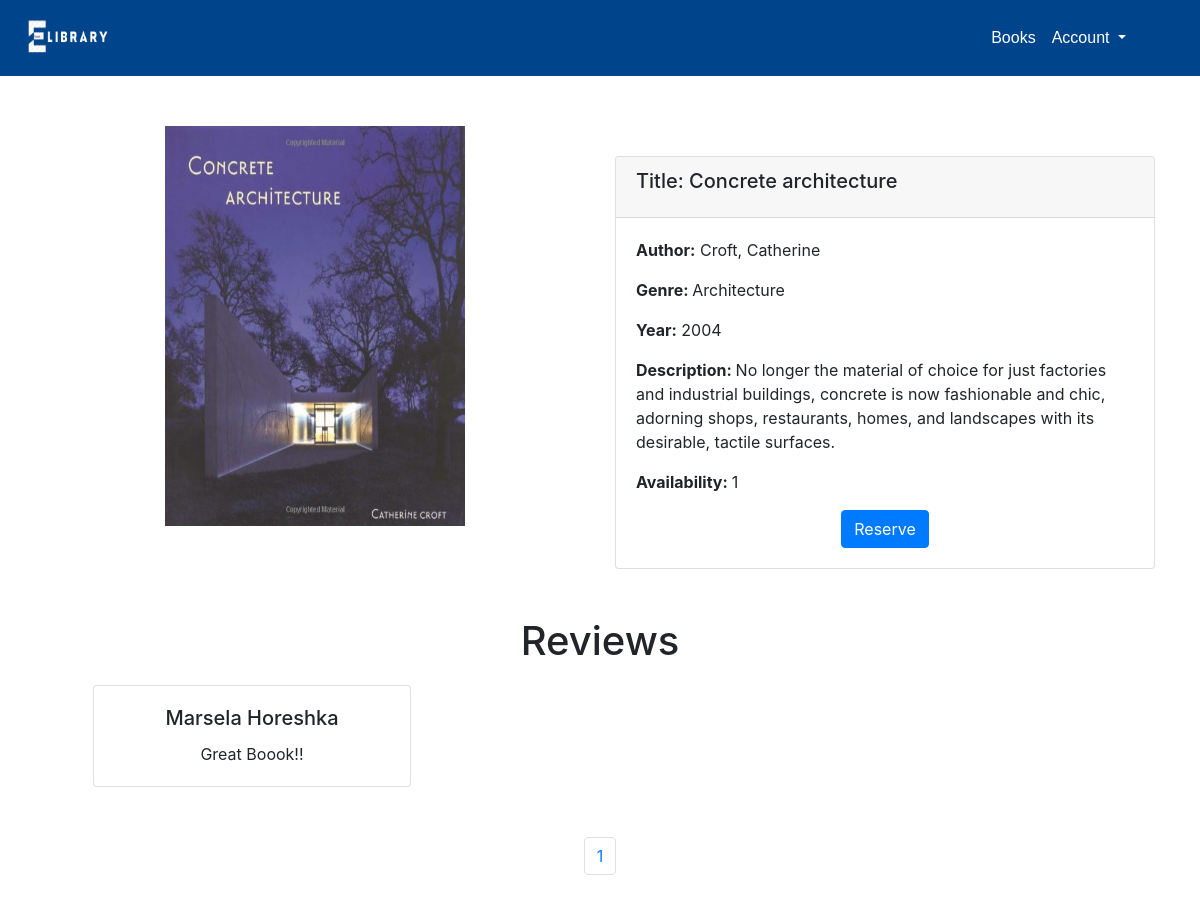
The page /displaybook.php?id=32 on the database its author committed.
### tables this page shows
CREATE TABLE `books` (
  `bid` int(11) NOT NULL,
  `title` varchar(200) NOT NULL,
  `image` varchar(1000) NOT NULL,
  `author` varchar(200) NOT NULL,
  `publisher` varchar(50) NOT NULL,
  `description` text NOT NULL,
  `availability` int(11) NOT NULL,
  `year` int(11) NOT NULL,
  `category` varchar(50) NOT NULL,
  `date` date NOT NULL DEFAULT current_timestamp()
);

CREATE TABLE `review` (
  `id` int(11) NOT NULL,
  `bid` int(11) NOT NULL,
  `name` varchar(50) DEFAULT NULL,
  `review` varchar(1000) DEFAULT NULL
);

### displaybook.php (the view, shortened to what this page needs)
<!DOCTYPE html>
<html>
<head>
    <link rel="stylesheet" href="https://cdn.jsdelivr.net/npm/bootstrap@4.0.0/dist/css/bootstrap.min.css"
>
    <link rel="stylesheet" href="https://cdnjs.cloudflare.com/ajax/libs/font-awesome/4.7.0/css/font-awesome.min.css">
</head>
<body>
    <?php
    include('nav.php');
    include('db.php');
    ?>
    <div class="container">
        <div class="row">
            <?php
            if (isset($_GET['id'])) {
                $id = $_GET['id'];
                $sql = mysqli_query($con, "SELECT * from books where bid=$id");
                while ($row = mysqli_fetch_array($sql)) {
                    ?>
                    <div class="col-md-6">
                        <div style="display:flex; justify-content: center">
                            <img src="images/<?php echo $row['image'] ?>" height="400px" width="300px" alt="Book Image">
                        </div>
                    </div>
                    <div class="col-md-6" style="margin-top:30px">
                        <div class="card">
                            <div class="card-header">
                                <h5 class="card-title">Title:
                                    <?php echo $row['title'] ?>
                                </h5>
                            </div>
                            <div class="card-body">
                                <p class="card-text"><b>Author:</b>
                                    <?php echo $row['author'] ?>
                                </p>
                                <p class="card-text"><b>Genre: </b>
                                    <?php echo $row['category'] ?>
                                </p>
                                <p class="card-text"><b>Year:</b>
                                    <?php echo $row['year'] ?>
                                </p>
                                <p class="card-text"><b>Description: </b>
                                    <?php echo $row['description'] ?>
                                </p>
                                <p class="card-text"><b>Availability: </b>
                                    <?php echo $row['availability'] ?>
                                </p>
                                <div class="text-center">
                                    <?php
                                    if (isset($_SESSION['id'])) {
                                        $uid = $_SESSION['id'];
                                        ?>
                                        <button class="btn btn-primary"><a
                                                href="/project/users/bookreservation.php?id=<?php echo $id ?>&user=<?php echo $uid ?>"
                                                style="text-decoration: none; color:white; cursor">Reserve</button></a>
                                    </div>
                                    <?php
                                    } else {
                                        ?>
                                    <button class="btn btn-primary" onclick='f()'>Reserve</button>
                                </div>
                                <?php
                                    }
                                    ?>
                        </div>
                    </div>
                </div>
            </div>
            <?php
                }
            }
            ?>
        <?php
    $sql = mysqli_query($con, "Select * from review where bid=$id");
    $results_per_page = 3;
    $total_results = mysqli_num_rows($sql);
    $total_pages = ceil($total_results / $results_per_page);
    if (!isset($_GET['page'])) {
        $page = 1;
    } else {
        $page = $_GET['page'];
    }
    $start_limit = ($page - 1) * $results_per_page;
    if ($rows = mysqli_num_rows($sql) > 0) {
        ?>
        <section class="p-4 p-md-5 text-center text-lg-start shadow-1-strong rounded"
            style="height:400px, margin-bottom:50px">
            <div>
                <h1 style="margin-bottom:20px;">Reviews</h1>
                <div class="row">
                    <?php
                    $query = mysqli_query($con, "SELECT * FROM review WHERE bid=$id LIMIT $start_limit, $results_per_page");
                    while ($row = mysqli_fetch_array($query)) {
                        ?>
                        <div class="col-md-4">
                            <div class="card">
                                <div class="card-body">
                                    <h5 class="card-title">
                                        <?php echo $row['name'] ?>
                                    </h5>
                                    <p class="card-text">
                                        <?php echo $row['review'] ?>
                                    </p>
                                </div>
                            </div>
                        </div>
                        <?php
                    }
                    ?>
                </div>
                <ul class="pagination justify-content-center" style="margin-top:50px">
                    <?php
                    $startPage = max(1, $page - 1);
                    $endPage = min($startPage + 2, $total_pages);
                    for ($i = $startPage; $i <= $endPage; $i++) {
                        echo '<li class="page-item"><a class="page-link" href="?id=' . $id . '&page=' . $i . '">' . $i . '</a></li>';
                    }
                    ?>
                </ul>
            </div>
        </section>
        <?php
    }
    ?>
</body>
</html>

### displaybook.php (style rules this page uses)
.container { margin-top: 50px; }

### rows shown on the page
books: image (picture), title "Concrete architecture", author "Croft, Catherine", category "Architecture", year "2004", description "No longer the material of choice for just factories and industrial buildings, concrete is now fashionable and chic, adorning shops, restaurants, homes, and landscapes with its desirable, tactile surfaces.", availability "1"
review: name "Marsela Horeshka", review "Great Boook!!"
